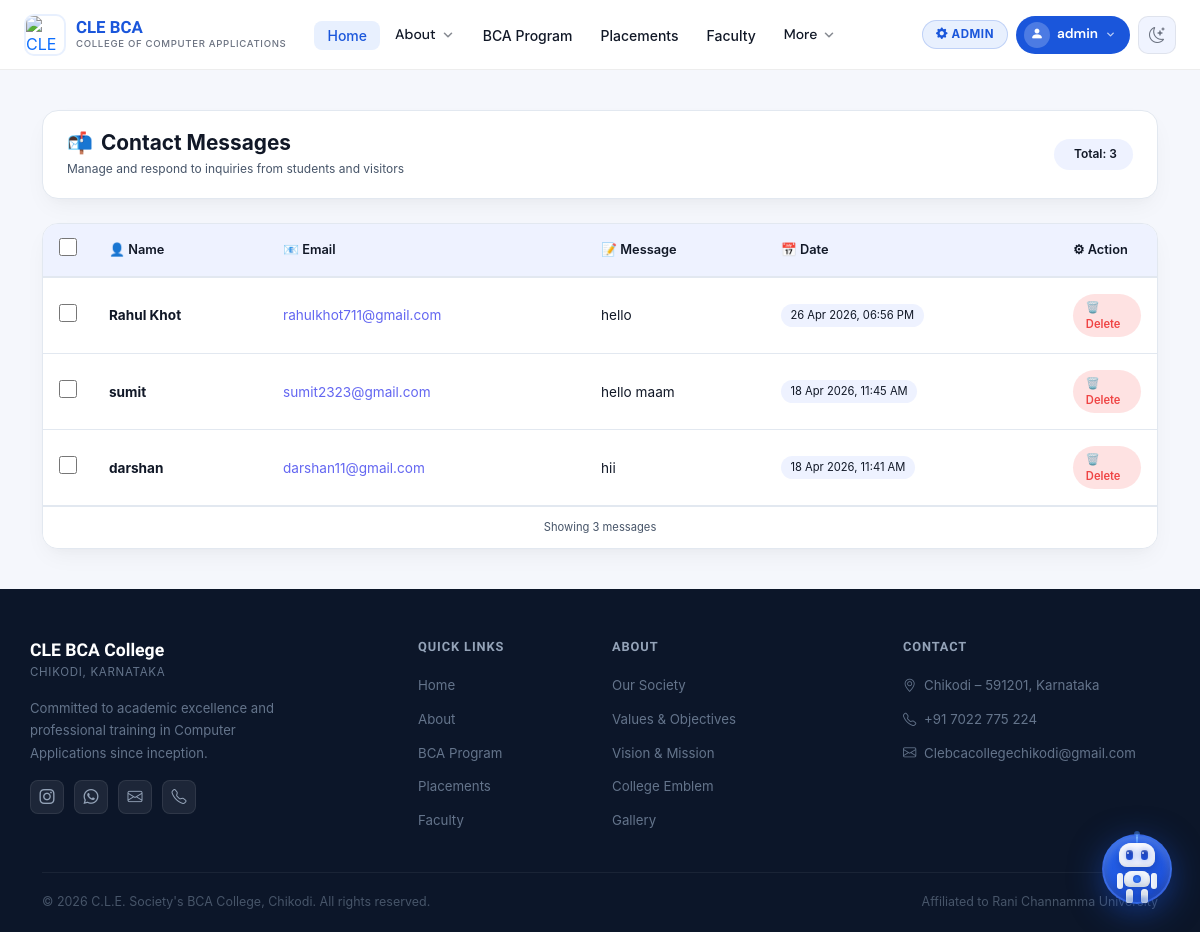
The page /admin-messages/ (signed in) on the database its author committed.
### myapp/models.py (models this page shows, shortened)
class CustomUser(AbstractBaseUser, PermissionsMixin):
    GENDER_CHOICES = [
        ('male',   'Male'),
        ('female', 'Female'),
        ('other',  'Other'),
    ]
    email    = models.EmailField(unique=True)
    username = models.CharField(max_length=150, unique=True, blank=True)
    name     = models.CharField(max_length=100)
    contact = models.CharField(max_length=15, blank=True, null=True)
    age     = models.PositiveIntegerField(null=True, blank=True)
    gender  = models.CharField(max_length=10, choices=GENDER_CHOICES, blank=True, null=True)
    is_active    = models.BooleanField(default=True)
    is_staff     = models.BooleanField(default=False)
    is_admin     = models.BooleanField(default=False)
    date_joined  = models.DateTimeField(default=timezone.now)
    USERNAME_FIELD  = 'email'
    REQUIRED_FIELDS = ['name']
    objects = CustomUserManager()
    class Meta:
        verbose_name        = 'User'
        verbose_name_plural = 'Users'
        ordering            = ['email']

class ContactMessages(models.Model):
    name       = models.CharField(max_length=100)
    email      = models.EmailField()
    message    = models.TextField()
    created_at = models.DateTimeField(auto_now_add=True)
    class Meta:
        verbose_name        = 'Contact Message'
        verbose_name_plural = 'Contact Messages'
        ordering            = ['-created_at']

### myapp/views.py (the view)
# urls.py: path('admin-messages/',              view_messages,             name='admin_messages'),
@staff_member_required
def view_messages(request):
    msgs = ContactMessages.objects.all().order_by('-created_at')
    return render(request, 'user_messages.html', {'messages': msgs})

### templates/user_messages.html (shortened to what this page needs)
{% extends 'base.html' %}
{% load static %}
{% block content %}
<div class="container py-3">
    <div class="messages-container">
        <div class="messages-header">
            <div class="header-title">
                <h2>
                    <span>📬</span> Contact Messages
                </h2>
                <p>Manage and respond to inquiries from students and visitors</p>
            </div>
            <div class="header-stats">
                <div class="stat-badge">
                     Total: {{ messages|length }}
                </div>
            </div>
        </div>
        <form method="POST" action="{% url 'delete_selected_messages' %}" id="messageForm">
            <div class="table-wrapper">
                <table class="messages-table">
                    <thead>
                        <tr>
                            <th style="width: 50px;">
                                <input type="checkbox" id="selectAll" class="custom-checkbox">
                            </th>
                            <th>👤 Name</th>
                            <th>📧 Email</th>
                            <th>📝 Message</th>
                            <th>📅 Date</th>
                            <th style="width: 100px;">⚙ Action</th>
                        </tr>
                    </thead>
                    <tbody>
                        {% for msg in messages %}
                        <tr>
                            <td class="checkbox-cell" data-label="Select">
                                <input type="checkbox" name="selected_messages" value="{{ msg.id }}" class="row-checkbox custom-checkbox">
                            </td>
                            <td data-label="Name">
                                <strong>{{ msg.name }}</strong>
                            </td>
                            <td data-label="Email">
                                <a href="mailto:{{ msg.email }}" style="color: var(--msg-accent); text-decoration: none;">
                                    {{ msg.email }}
                                </a>
                            </td>
                            <td data-label="Message" class="message-cell">
                                {{ msg.message|truncatechars:150 }}
                            </td>
                            <td data-label="Date">
                                <span class="date-badge">{{ msg.created_at|date:"d M Y, h:i A" }}</span>
                            </td>
                            <td data-label="Action">
                                <a href="{% url 'delete_message' msg.id %}"
                                   class="btn-sm-delete"
                                   onclick="return confirm('Are you sure you want to delete this message?')">
                                    🗑️ Delete
                                </a>
                            </td>
                        </tr>
                        {% endfor %}
                    </tbody>
                </table>
                {% if messages %}
                <div class="table-footer">
                    Showing {{ messages|length }} message{{ messages|length|pluralize:"s" }}
                </div>
                {% endif %}
            </div>
        </form>
    </div>
</div>
{% endblock %}

### templates/base.html (shortened to what this page needs)
{% load static %}
<!doctype html>
<html lang="en">
<head>
<link href="https://cdn.jsdelivr.net/npm/bootstrap@5.3.3/dist/css/bootstrap.min.css" rel="stylesheet">
<link href="https://cdn.jsdelivr.net/npm/bootstrap-icons@1.11.3/font/bootstrap-icons.min.css" rel="stylesheet">
</head>
<body>
<nav class="cle-nav" id="cleNav" role="navigation" aria-label="Main navigation">
  <div class="cle-inner">
    <a class="cle-brand" href="/">
      <img src="https://encrypted-tbn0.gstatic.com/images?q=tbn:ANd9GcQ-Mlf3YXyj75CrbbX2So62rxl5jZz4C4YA_A&s"
           alt="CLE BCA Logo" class="cle-brand__logo" width="42" height="42">
      <div>
        <div class="cle-brand__name">CLE BCA</div>
        <div class="cle-brand__sub">College of Computer Applications</div>
      </div>
    </a>
    <ul class="cle-links" role="list">
      <li><a href="/" class="cle-link active">Home</a></li>
      <li class="cle-dd" id="dd-about">
        <button class="cle-dd__btn" aria-haspopup="true" aria-expanded="false" aria-controls="menu-about">
          About
          <svg class="cle-chevron" viewBox="0 0 16 16" fill="none" aria-hidden="true">
            <path d="M4 6l4 4 4-4" stroke="currentColor" stroke-width="1.8" stroke-linecap="round" stroke-linejoin="round"/>
          </svg>
        </button>
      </li>
      <li><a href="/#program" class="cle-link">BCA Program</a></li>
      <li><a href="/#placements" class="cle-link">Placements</a></li>
      <li><a href="#faculty" class="cle-link">Faculty</a></li>
      <li class="cle-dd" id="dd-more">
        <button class="cle-dd__btn" aria-haspopup="true" aria-expanded="false" aria-controls="menu-more">
          More
          <svg class="cle-chevron" viewBox="0 0 16 16" fill="none" aria-hidden="true">
            <path d="M4 6l4 4 4-4" stroke="currentColor" stroke-width="1.8" stroke-linecap="round" stroke-linejoin="round"/>
          </svg>
        </button>
      </li>
    </ul>
    <div class="cle-controls">
      {% if user.is_staff %}
      <a href="/admin/" class="cle-admin-badge">
        <i class="bi bi-gear-fill"></i> Admin
      </a>
      {% endif %}
      <div class="cle-dd cle-dd--right" id="dd-account">
        <button class="cle-acct-btn" aria-haspopup="true" aria-expanded="false" aria-controls="menu-account">
          <span class="av"><i class="bi bi-person-fill"></i></span>
          <span class="cle-uname">
            {% if user.is_authenticated %}{{ user.name|default:user.email }}{% else %}Account{% endif %}
          </span>
          <svg style="width:11px;height:11px;opacity:0.7;" viewBox="0 0 16 16" fill="none" aria-hidden="true">
            <path d="M4 6l4 4 4-4" stroke="currentColor" stroke-width="2" stroke-linecap="round" stroke-linejoin="round"/>
          </svg>
        </button>
      </div>
      <button class="cle-icon-btn" id="themeToggle" aria-label="Toggle dark mode" type="button">
        <i class="bi bi-moon-stars" id="themeIcon"></i>
      </button>
    </div>
  </div>
</nav>
{% block content %}{% endblock %}
<footer class="site-footer">
  <div class="container footer-top">
    <div class="row g-4">
      <div class="col-lg-4 col-md-6">
        <div class="footer-brand">
          <div class="footer-brand__name">CLE BCA College</div>
          <div class="footer-brand__sub">Chikodi, Karnataka</div>
        </div>
        <p class="footer-desc">Committed to academic excellence and professional training in Computer Applications since inception.</p>
        <div class="footer-social mt-3">
          <a href="https://www.instagram.com/cle_degree_college_chikodi?igsh=NXZ4ZDZvcjNyeGox" target="_blank" title="Instagram"><i class="bi bi-instagram"></i></a>
          <a href="https://wa.me/917022775224" target="_blank" title="WhatsApp"><i class="bi bi-whatsapp"></i></a>
          <a href="mailto:Clebcacollegechikodi@gmail.com" title="Email"><i class="bi bi-envelope"></i></a>
          <a href="tel:+917483087851" title="Phone"><i class="bi bi-telephone"></i></a>
        </div>
      </div>
      <div class="col-lg-2 col-md-6 col-6">
        <div class="footer-heading">Quick Links</div>
        <ul class="footer-links">
          <li><a href="/">Home</a></li>
          <li><a href="/#about">About</a></li>
          <li><a href="/#program">BCA Program</a></li>
          <li><a href="/#placements">Placements</a></li>
          <li><a href="#faculty">Faculty</a></li>
        </ul>
      </div>
      <div class="col-lg-3 col-md-6 col-6">
        <div class="footer-heading">About</div>
        <ul class="footer-links">
          <li><a href="{% url 'our_society_and_institution' %}">Our Society</a></li>
          <li><a href="{% url 'values_objectives' %}">Values &amp; Objectives</a></li>
          <li><a href="{% url 'vision_mission' %}">Vision &amp; Mission</a></li>
          <li><a href="{% url 'college_emblem' %}">College Emblem</a></li>
          <li><a href="{% url 'gallery' %}">Gallery</a></li>
        </ul>
      </div>
      <div class="col-lg-3 col-md-6">
        <div class="footer-heading">Contact</div>
        <ul class="footer-links">
          <li><a href="https://www.google.com/maps/place/CLE+Degree+College+Chikkodi/" target="_blank">
            <i class="bi bi-geo-alt me-1"></i> Chikodi – 591201, Karnataka
          </a></li>
          <li><a href="tel:+917483087851"><i class="bi bi-telephone me-1"></i> +91 7022 775 224</a></li>
          <li><a href="mailto:Clebcacollegechikodi@gmail.com"><i class="bi bi-envelope me-1"></i> Clebcacollegechikodi@gmail.com</a></li>
        </ul>
      </div>
    </div>
  </div>
  <div class="container">
    <div class="footer-bottom">
      <span>© 2026 C.L.E. Society's BCA College, Chikodi. All rights reserved.</span>
      <span>Affiliated to Rani Channamma University</span>
    </div>
  </div>
</footer>
<a href="{% url 'dashboard' %}" class="chatbot-float" title="Chat with AI Bot">
  <div class="robot">
    <div class="robot-head">
      <div class="robot-eyes"><span></span><span></span></div>
    </div>
    <div class="robot-body">
      <div class="arm arm-left"></div>
      <div class="arm arm-right"></div>
    </div>
    <div class="legs"><div class="leg"></div><div class="leg"></div></div>
  </div>
</a>
</body>
</html>

### templates/user_messages.html (style rules this page uses)
:root { --msg-bg: var(--card-bg, #ffffff); --msg-text: var(--text, #1e293b); --msg-text-secondary: #475569; --msg-accent: var(--primary-color, #6366f1); --msg-accent-light: #eef2ff; --msg-danger: #ef4444; --msg-danger-light: #fee2e2; --msg-warning: #f59e0b; --msg-border: var(--border-color, #e2e8f0); --msg-shadow: 0 10px 25px -5px rgba(0, 0, 0, 0.05), 0 8px 10px -6px rgba(0, 0, 0, 0.02); }
body { font-family: -apple-system, BlinkMacSystemFont, 'Segoe UI', Roboto, 'Helvetica Neue', sans-serif; }
.messages-container { padding: 1.5rem 0; }
.messages-header { background: var(--msg-bg); border-radius: 1rem; padding: 1.25rem 1.5rem; margin-bottom: 1.5rem; border: 1px solid var(--msg-border); box-shadow: var(--msg-shadow); display: flex; justify-content: space-between; align-items: center; flex-wrap: wrap; gap: 1rem; }
.header-title h2 { font-size: 1.3rem; font-weight: 700; margin: 0; display: flex; align-items: center; gap: 0.5rem; }
.header-title p { font-size: 0.75rem; color: var(--msg-text-secondary); margin: 0.25rem 0 0; }
.header-stats { display: flex; gap: 1rem; }
.stat-badge { background: var(--msg-accent-light); border-radius: 2rem; padding: 0.4rem 1rem; font-size: 0.75rem; font-weight: 600; color: var(--msg-text); }
.table-wrapper { background: var(--msg-bg); border-radius: 1rem; overflow: hidden; border: 1px solid var(--msg-border); box-shadow: var(--msg-shadow); }
.messages-table { width: 100%; margin-bottom: 0; }
.messages-table thead th { background: var(--msg-accent-light); color: var(--msg-text); font-weight: 600; font-size: 0.8rem; padding: 0.9rem 1rem; border-bottom: 2px solid var(--msg-border); vertical-align: middle; }
.messages-table tbody td { padding: 1rem; font-size: 0.85rem; vertical-align: middle; border-bottom: 1px solid var(--msg-border); color: var(--msg-text); }
.message-cell { max-width: 320px; word-wrap: break-word; white-space: normal; line-height: 1.5; }
.checkbox-cell { text-align: center; width: 40px; }
.custom-checkbox { width: 18px; height: 18px; cursor: pointer; accent-color: var(--msg-accent); }
.date-badge { font-size: 0.7rem; background: var(--msg-accent-light); padding: 0.2rem 0.6rem; border-radius: 2rem; display: inline-block; }
.btn-sm-delete { background: var(--msg-danger-light); border: none; color: var(--msg-danger); padding: 0.3rem 0.8rem; border-radius: 2rem; font-size: 0.7rem; font-weight: 600; transition: all 0.2s ease; text-decoration: none; display: inline-flex; align-items: center; gap: 0.3rem; }
.table-footer { background: var(--msg-bg); border-top: 1px solid var(--msg-border); padding: 0.75rem 1rem; text-align: center; font-size: 0.7rem; color: var(--msg-text-secondary); }
.messages-container { animation: fadeIn 0.3s ease-out; }

### rows shown on the page
CustomUser: name "admin"
ContactMessages: name "Rahul Khot", email "rahulkhot711@gmail.com", message "hello", created_at "26 Apr 2026, 06:56 PM"
ContactMessages: name "sumit", email "sumit2323@gmail.com", message "hello maam", created_at "18 Apr 2026, 11:45 AM"
ContactMessages: name "darshan", email "darshan11@gmail.com", message "hii", created_at "18 Apr 2026, 11:41 AM"

### other values the page prints
{{ messages|length }} "3"
